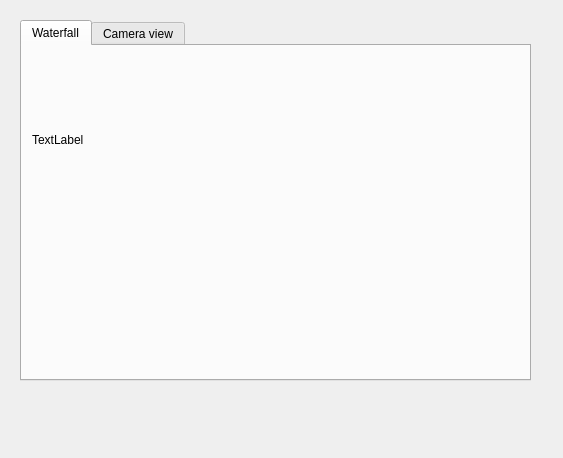
<?xml version="1.0" encoding="UTF-8"?>
<ui version="4.0">
 <class>Form</class>
 <widget class="QWidget" name="Form">
  <property name="geometry">
   <rect>
    <x>0</x>
    <y>0</y>
    <width>563</width>
    <height>458</height>
   </rect>
  </property>
  <property name="windowTitle">
   <string>Form</string>
  </property>
  <widget class="QTabWidget" name="tabs">
   <property name="geometry">
    <rect>
     <x>20</x>
     <y>20</y>
     <width>511</width>
     <height>361</height>
    </rect>
   </property>
   <property name="currentIndex">
    <number>0</number>
   </property>
   <widget class="QWidget" name="tab_wf">
    <attribute name="title">
     <string>Waterfall</string>
    </attribute>
    <widget class="QWidget" name="">
     <property name="geometry">
      <rect>
       <x>10</x>
       <y>20</y>
       <width>491</width>
       <height>301</height>
      </rect>
     </property>
     <layout class="QVBoxLayout" name="tryvl">
      <item>
       <widget class="QLabel" name="waterfall">
        <property name="text">
         <string>TextLabel</string>
        </property>
       </widget>
      </item>
      <item>
       <widget class="QWidget" name="widget" native="true"/>
      </item>
     </layout>
    </widget>
   </widget>
   <widget class="QWidget" name="tab_2">
    <attribute name="title">
     <string>Camera view</string>
    </attribute>
   </widget>
  </widget>
 </widget>
 <resources/>
 <connections/>
</ui>
